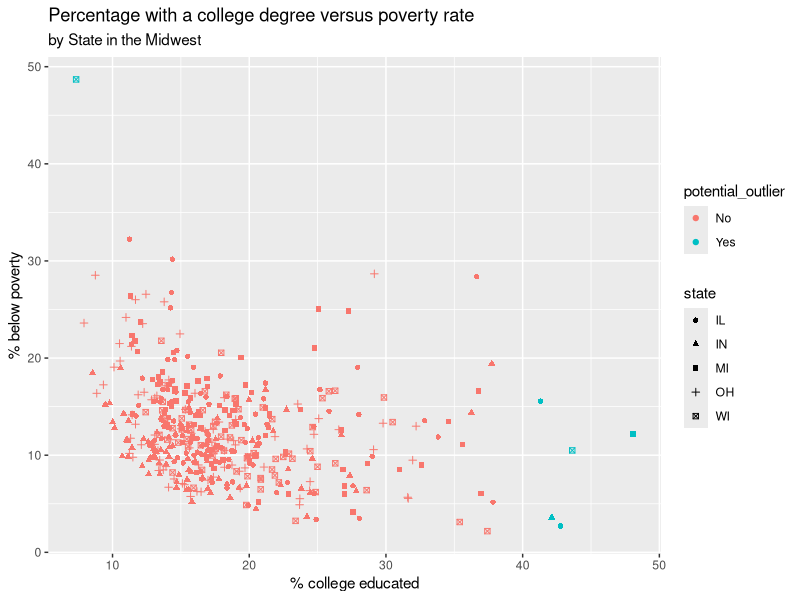

The R source for this figure:
## ---- chunk 1
#| eval: true
#| message: false

library(tidyverse)
## ---- chunk 2
?midwest

glimpse(midwest)
## ---- chunk 3
midwest |>
  group_by(state) |>
  summarize(counties = n()) |>
  arrange(desc(counties))
  
## ---- chunk 4
midwest |>
  group_by(county) |>
  summarize(n_states = n()) |>
  filter(n_states == 5)
## ---- chunk 5

midwest |>
  filter(popdensity > 25000) |>
  arrange(desc(popdensity)) |>
  select(county, state, popdensity, poptotal, area)

## ---- chunk 6

midwest |>
  filter(popdensity == max(popdensity)) |>
  select(county, state, popdensity, poptotal, area)
## ---- chunk 7

midwest |>
  summarize(
    typical_density = median(popdensity),
    q1 = quantile(popdensity, 0.25),
    q3 = quantile(popdensity, 0.75)
  )
## ---- chunk 8
midwest <- midwest |>
  mutate(metro = if_else(inmetro == 1, "Yes", "No"))

midwest |>
  group_by(state) |>
  summarize(perc_urban = mean(metro == "Yes"))
## ---- chunk 9
midwest |>
  filter(percbelowpoverty > 40, percollege < 10) |>
  select(county, state, percbelowpoverty, percollege)
## ---- chunk 10
midwest |>
  filter(percollege > 40) |>
  select(county, state, percbelowpoverty, percollege)
## ---- chunk 11
midwest |>
  filter(percbelowpoverty > 40 & percollege < 10 | percollege > 40) |>
  select(county, state, percbelowpoverty, percollege)
## ---- chunk 12
midwest |> 
  mutate(potential_outlier = if_else(
    percbelowpoverty > 40 & percollege < 10 | percollege > 40, "Yes", "No"
  )) |>
  select(county, state, percbelowpoverty, percollege, potential_outlier) |>
  arrange(potential_outlier)
## ---- chunk 13
midwest |> 
  mutate(potential_outlier = if_else(
    percbelowpoverty > 40 & percollege < 10 | percollege > 40, "Yes", "No"
  )) |>
  ggplot(aes(x = percollege, y = percbelowpoverty, colour = potential_outlier, shape = state)) +
  geom_point() +
  labs(
    x = "% college educated",
    y = "% below poverty",
    title = "Percentage with a college degree versus poverty rate",
    subtitle = "by State in the Midwest"
  )
